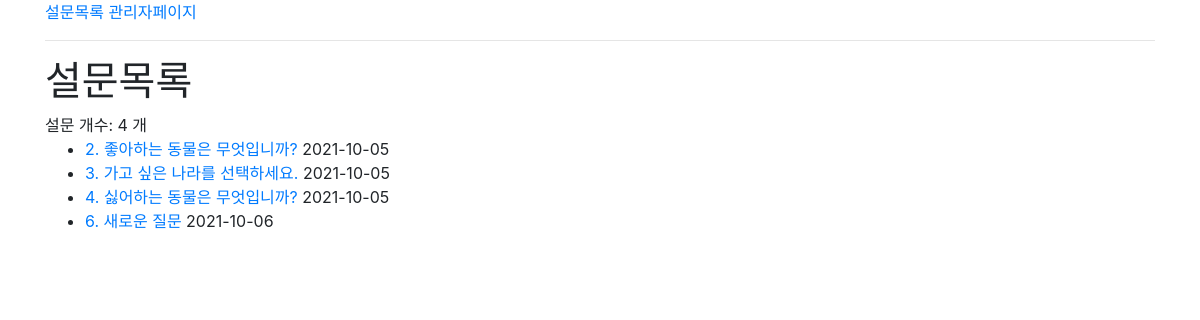
Page /poll/list on the committed database.
### poll/models.py (models this page shows, shortened)
class Question(models.Model):
    question_text = models.CharField(max_length=200)  # CharField: 문자열(varchar)
    pub_date = models.DateTimeField(auto_now_add=True)  # DateTimeField: 일시타입(Date) - auto_now_now: insert 될 때의 일시를 자동으로 등록

### poll/views.py (the view)
# urls.py: path("list", views.QuestionListView.as_view(), name='list'),  # poll/list => views.list함수 호출
class QuestionListView(ListView):
    model = Question  # 전체 데이터를 조회할 모델클래스를 설정
    template_name = 'poll/list.html'  # 응답할 template 파일 경로를 지정.

### poll/templates/poll/list.html (shortened to what this page needs)
{% extends "layout.html" %}
{% block contents %}
<h1>설문목록</h1>
설문 개수: {{question_list|length}} 개
<ul>
    {% for question in question_list %}
        <li>
            <a href="{% url 'poll:vote' question.pk %}">
                {{question.pk}}. {{question.question_text}}
            </a>
            {{question.pub_date|date:'Y-m-d'}}
        </li>
    {% empty %}
        등록된 설문이 없습니다.
    {% endfor %}
</ul>
{% endblock contents %}

### templates/layout.html (shortened to what this page needs)
<!DOCTYPE html>
<html lang="en">
<head>
    <link rel="stylesheet" href="https://cdn.jsdelivr.net/npm/bootstrap@4.6.0/dist/css/bootstrap.min.css">
</head>
<body>
<div class='container'>
<a href="{% url 'poll:list'%}">설문목록</a>
<a href="/admin">관리자페이지</a>
<hr>
{% block contents %}{% endblock contents %}
</div>
</body>
</html>

### rows in the picture
Question: pk "2", question_text "좋아하는 동물은 무엇입니까?", pub_date "2021-10-05"
Question: pk "3", question_text "가고 싶은 나라를 선택하세요.", pub_date "2021-10-05"
Question: pk "4", question_text "싫어하는 동물은 무엇입니까?", pub_date "2021-10-05"
Question: pk "6", question_text "새로운 질문", pub_date "2021-10-06"

### other values in the picture
{{ question_list|length }} "4"
